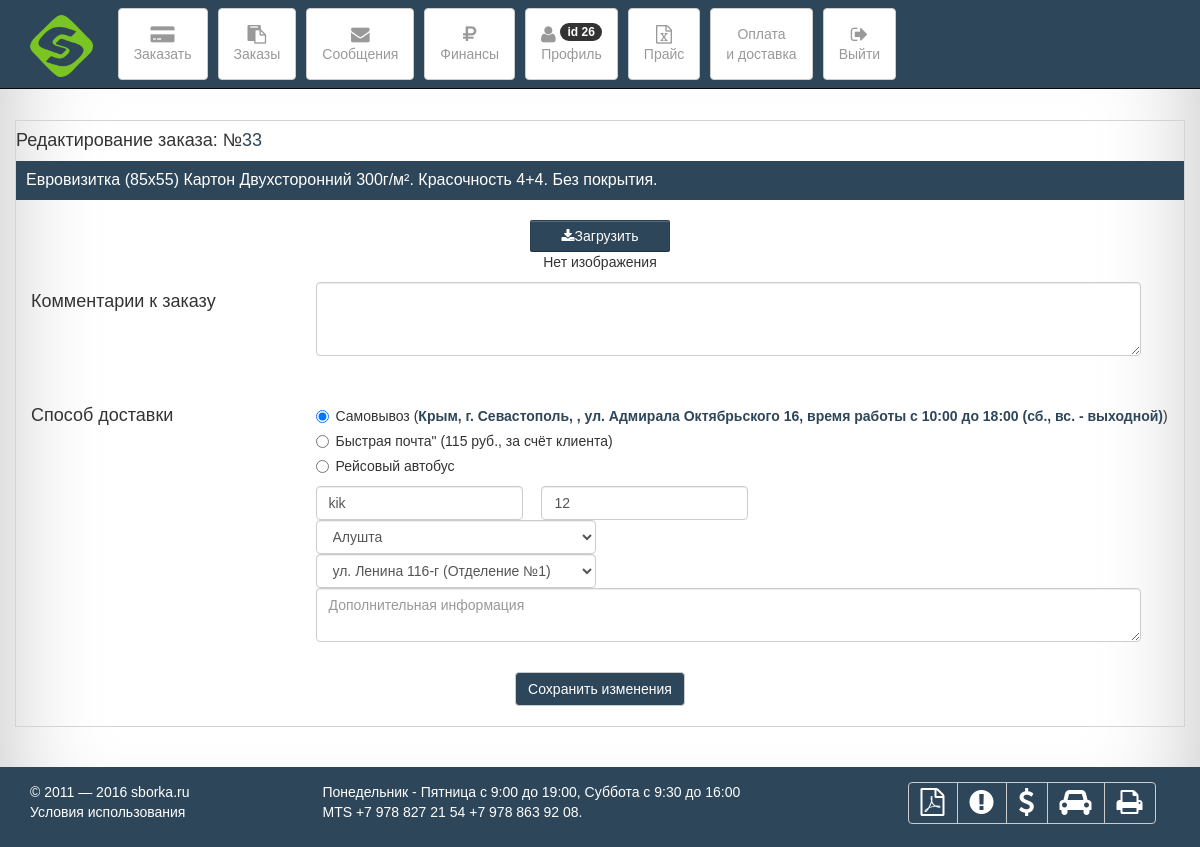
The app's page /pages/edit_order.php?id_h_s=33 (signed in) with its own data.
### tables this page shows
CREATE TABLE IF NOT EXISTS `history_shopping` (
  `id_history_shopping` int(10) NOT NULL,
  `id_client_h_s` int(10) NOT NULL,
  `name_i_t_h_s` varchar(256) NOT NULL,
  `coloration_h_s` varchar(128) NOT NULL,
  `face_image_h_s` varchar(128) NOT NULL,
  `reverse_h_s` varchar(128) NOT NULL,
  `folding_h_s` int(128) NOT NULL,
  `creasing_h_s` int(128) NOT NULL,
  `dop_rez_h_s` int(128) NOT NULL,
  `hole_h_s` int(128) NOT NULL,
  `numbering_h_s` int(128) NOT NULL,
  `perforation_h_s` int(128) NOT NULL,
  `rounding_h_s` int(10) NOT NULL,
  `type_shipping_h_s` int(10) NOT NULL,
  `place_shipping_h_s` varchar(128) NOT NULL,
  `cost_h_s` int(128) NOT NULL,
  `comments_for_order_h_s` varchar(128) NOT NULL,
  `id_item_type_h_s` int(10) NOT NULL,
  `order_status_h_s` int(11) NOT NULL,
  `name_order_h_s` varchar(128) NOT NULL,
  `dop_info_h_s` varchar(128) NOT NULL,
  `circulation_h_s` int(11) NOT NULL,
  `time_h_s` datetime NOT NULL,
  `arhive_h_s` int(10) NOT NULL DEFAULT '0',
  `type_print_h_s` varchar(128) NOT NULL
);

### lib/functions.php (called while the page is built, shortened)
<?php
$mysqli = false;
  function selectH_S_ID($id,$id_history_shopping){
    global $mysqli;
    $result = $mysqli -> query("SELECT * FROM `history_shopping` WHERE `id_client_h_s`='$id' AND `id_history_shopping`='$id_history_shopping'");
    return $result -> fetch_assoc();
  }
?>

### pages/edit_order.php (the view, shortened to what this page needs)
<?php
require_once "blocks/mainmenu.php";
$id_h_s = $_GET['id_h_s'];
echo "<br><br><br><br><br><br>";
$select_h_s = selectH_S_ID($_SESSION['id'],$id_h_s);
?>
  <div class="container imghelpmaterial">
    <form action="blocks/edit_reg_order.php" method="post">
    <div class="row">
      <h4>Редактирование заказа: №<span class="dashed"><?php echo $select_h_s['id_history_shopping']; ?></span> </h4>
    </div>
    <div class="row">
      <div style="background-color: #2e4659; padding: 8px 0 8px 10px; font-size:16px; color: white;">
        <?php echo $select_h_s['name_i_t_h_s']; ?>
      </div>
    </div>
    <br/>
    <div class="row">
      <div class="<?php if($select_h_s['reverse_h_s'] != -1) echo "col-lg-6"; else echo "col-lg-12"; ?>">
        <center>
          <div class="file_upload">
            <button type="button"><i class="fa fa-download"></i>Загрузить</button>
          </div>
      </center>
      </div>
    <div class="row">
      <div class="<?php if($select_h_s['reverse_h_s'] != -1) echo "col-lg-6"; else echo "col-lg-12"; ?>">
        <center>
          <?php
            if($select_h_s['face_image_h_s'] == -1){
              echo "Нет изображения";
            }else{
              echo "<img src=\"../".$select_h_s['face_image_h_s']."\" class=\"img-responsive\" alt=\"Сломалось:((\">";
            }
          ?>
        </center>
      </div>
    </div>
    <div class="row pt" style="margin-bottom: 40px;">
      <div class="col-lg-3 ">
        <h4 class="ht">Комментарии к заказу</h4>
      </div>
      <div class="col-lg-9 ">
        <textarea class="form-control" rows="3" style="max-width: 95%;" name="comments"><?php echo $select_h_s['comments_for_order_h_s']; ?></textarea>
      </div>
    </div>
    <div class="row pt">
          <div class="col-lg-3 ">
            <h4 class="ht">Способ доставки</h4>
          </div>
          <div class="col-lg-9">
            <div class="radio">
              <label>
                <input type="radio" name="type_shipping" id="optionsRadios1" value="0" checked="true">
                Самовывоз (<span class="dashed"><b>Крым, г. Севастополь, , ул. Адмирала Октябрьского 16, время работы с 10:00 до 18:00 (сб., вс. - выходной)</b></span>)
              </label>
            </div>
            <div class="radio">
              <label>
                <input type="radio" name="type_shipping" id="optionsRadios2" value="1">
                Быстрая почта" (115 руб., за счёт клиента)
              </label>
            </div>
            <div class="radio">
              <label>
                <input type="radio" name="type_shipping" id="optionsRadios4" value="2">
                Рейсовый автобус
              </label>
            </div>
            <div id="deliveryForm" class="col-1-1 18">
              <div id="deliveryForm_2">
                <div class="form-inline">
                  <input type="text" class="form-control" name="delivery[userName]" placeholder="Имя Фамилия" value="kik">
                  <input type="text" class="form-control ht" name="delivery[phone]" placeholder="Телефон" value="12">
                </div>
                <div class="col-1-3 14 pr-s">
                  <select class="form-control" style="max-width: 280px;" name="city_shipping">
                    <option value="Алушта">Алушта</option>
                  </select>
                </div>
                <div class="col-2-3 14">
                  <select class="form-control" style="max-width: 280px;" name="steet_shipping">
                    <option value="ул. Ленина 116-г (Отделение №1)">ул. Ленина 116-г (Отделение №1)</option>
                  </select>
                </div>
                <div class="col-1-1 14">
                    <textarea class="form-control" style="max-width: 95%;" placeholder="Дополнительная информация" name="dop_information"><?php echo $select_h_s['dop_info_h_s']; ?></textarea>
                </div>
              </div>
            </div>
          </div>
        </div>
        <br/>
        <center>
          <input type="submit" class="btn btn-primary" value="Сохранить изменения">
        </center>
        <br/>
      </form>
  </div>
<br/>
<br/>
  <?php
  require_once "blocks/footer.php";
?>

### css/style.css (style rules this page uses)
* { font-family: Tahoma, Geneva, sans-serif; }
html { height: 100%; //позволит растянуть сайт на 100% высоты }
body { width: 100%; min-height: 100%; -webkit-box-shadow: inset 0 0 100px rgba(0,0,0,.25); box-shadow: inset 0 0 100px rgba(0,0,0,.25); }
.dashed { color:#2e4659; }
.ht { margin-left: 15px; }
.imghelpmaterial { border: 1px solid lightgray; }
.pt { margin: 10px 10px 10px 10px; }

### pages/edit_order.php (style rules this page uses)
.file_upload, .file_upload2 { position: relative; overflow: hidden; */ height: 2em; line-height: 2em }
.file_upload > button, .file_upload2 > button { width: 8em; height: 100% }
.file_upload > button, .file_upload2 > button { background: #2e4659; transition: background 0.2s; border: 1px solid rgba(0,0,0,0.1); border-color: rgba(0,0,0,0.1) rgba(0,0,0,0.1) rgba(0,0,0,0.25); border-radius: 2px; box-shadow: 0 1px 0 rgba(255, 255, 255, 0.2) inset, 0 1px 2px rgba(0, 0, 0, 0.05); color: #fff; text-shadow: #2e4659 0 -1px 0; overflow: hidden; white-space: nowrap; text-overflow: ellipsis; width: 10em; }

### records on screen
history_shopping: id_history_shopping "33", name_i_t_h_s "Евровизитка (85x55) Картон Двухсторонний 300г/м². Красочность 4+4. Без покрытия."

### other values on screen
$_SESSION['id'] "26"
